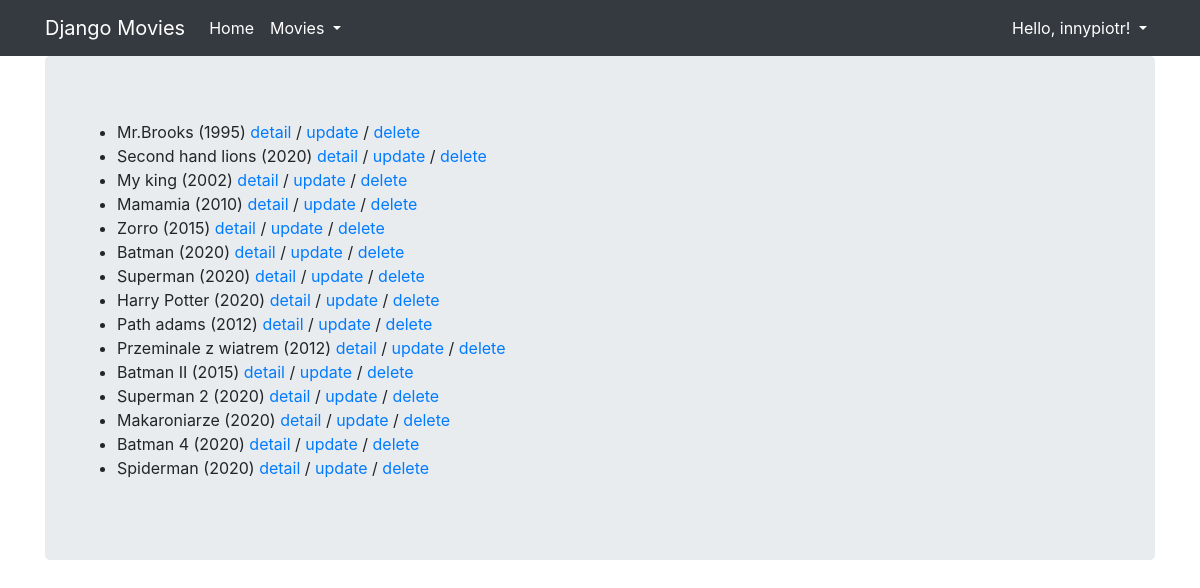
Screenshot of /core/movie/list (signed in) with the database file from the repository.
### core/models.py (models this page shows, shortened)
class Movie(models.Model):
    title=models.CharField(max_length=100)
    rating = models.IntegerField(null=True, validators=[MaxValueValidator(10),MinValueValidator(1)]
    )
    released = models.DateField(null=True)
    description = models.TextField(null=True,blank=True)
    created = models.DateTimeField(auto_now_add=True,null=True)
    genre=models.ForeignKey(Genre,null=True,on_delete=models.SET_NULL)
    director=models.ForeignKey(Director,null=True,on_delete=models.SET_NULL)
    countries=models.ManyToManyField(Country,related_name='movie')
    class Meta:
        unique_together=("title","released","director")

### core/views.py (the view)
# urls.py: path('movie/list',MovieListView.as_view(),name='movie_list'),
class MovieListView(LoginRequiredMixin,ListView,StaffRequiredMixin):
    template_name = 'movie_list.html'
    model=Movie

### core/templatetags/movie_extras.py (called while the page is built)
@register.simple_tag
def movie_format(movie,short=False):
    if short:
        return f'{movie.title} ({movie.released.year})'
    return f'{movie.title}({movie.released.year})-{movie.genre}'

### core/templates/movie_list.html
{% extends "base.html" %}
{% load movie_extras %}
{% block content %}
  <ul>
    {% for movie in object_list %}
      <li>
        {% movie_format movie short=True %}
        <a href="{% url 'core:movie_detail' movie.pk %}">detail</a> /
        <a href="{% url 'core:movie_update' movie.pk %}">update</a> /
        <a href="{% url 'core:movie_delete' movie.pk %}">delete</a>
      </li>
    {% endfor %}
  </ul>
{% endblock %}

### djangomovies/templates/base.html (shortened to what this page needs)
{% load bootstrap4 %}
{% load static %}
<html {% if LANGUAGE_CODE %}lang="{{ LANGUAGE_CODE }}"{% endif %}>
  <head>
      {% block styles %}{% bootstrap_css %}{% endblock %}
  </head>
  <body>
    <nav class="navbar navbar-expand-lg navbar-dark bg-dark">
      <div class="container fixed">
        <a class="navbar-brand" href="{% url 'index' %}">Django Movies</a>
        <div class="collapse navbar-collapse" id="navbarNavAltMarkup">
          <div class="navbar-nav">
            <a class="nav-item nav-link active" href="/">
              Home
            </a>
            <div class="nav-item dropdown">
              <a class="nav-link active dropdown-toggle" href="#" data-toggle="dropdown">
                Movies
              </a>
            </div>
          </div>
          <div class="navbar-nav ml-auto">
            <div class="nav-item dropdown">
              {% if user.is_authenticated %}
                <a class="nav-link active dropdown-toggle" href="#" data-toggle="dropdown">
                  {% if user.first_name %}Hello, {{ user.first_name }}!
                  {% else %}Hello, {{ user.username }}!{% endif %}
                </a>
              {% endif %}
            </div>
          </div>
        </div>
      </div>
    </nav>
    <div class="container">
      <div class="jumbotron">
        {% block content %}{% endblock %}
      </div>
    </div>
  </body>
</html>

### rows the page displays
Movie: title+released "Mr.Brooks (1995)"
Movie: title+released "Second hand lions (2020)"
Movie: title+released "My king (2002)"
Movie: title+released "Mamamia (2010)"
Movie: title+released "Zorro (2015)"
Movie: title+released "Batman (2020)"
Movie: title+released "Superman (2020)"
Movie: title+released "Harry Potter (2020)"
Movie: title+released "Path adams (2012)"
Movie: title+released "Przeminale z wiatrem (2012)"
Movie: title+released "Batman II (2015)"
Movie: title+released "Superman 2 (2020)"
Movie: title+released "Makaroniarze (2020)"
Movie: title+released "Batman 4 (2020)"
Movie: title+released "Spiderman (2020)"

### other values shown
{{ user.username }} "innypiotr"
